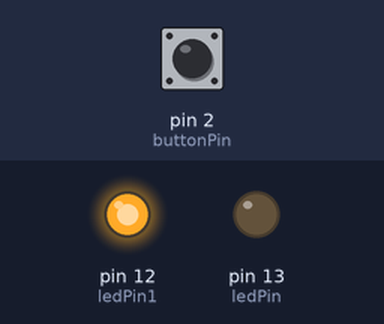
Recording of a sketch running on a simulated Arduino Uno, built with avr-gcc and run on an emulated ATmega328P. Parts: output pins drawn as LEDs (lit = HIGH). The test bench sets the inputs (shaded band); at power-on: pin 2 (buttonPin) LOW.

Above: at 1.2 s.
1.3 s: pin 2 (buttonPin) pulled HIGH for 0.15 s
At 1.37 s:
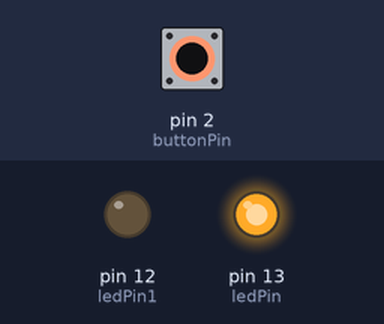
2.9 s: pin 2 (buttonPin) pulled HIGH for 3.2 s
At 6.6 s:
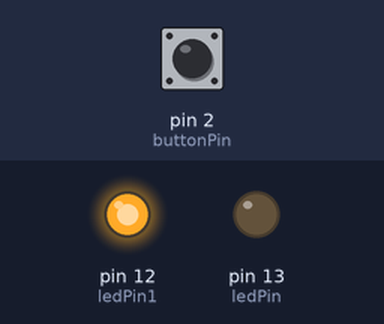
Timing chart, 0 to 8.1 s (numbered marks = the images above; inputs shaded):
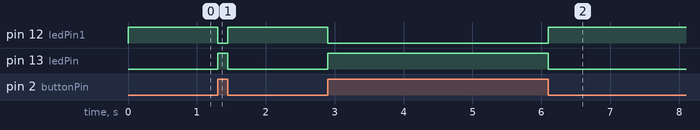

The sketch:

Task_2_push_buttons.ino
```cpp
const int buttonPin = 2;
const int ledPin =  13;
const int ledPin1=12;

int buttonState = 0;

void setup() {
   pinMode(ledPin, OUTPUT);
  pinMode(ledPin1, OUTPUT);
  pinMode(buttonPin, INPUT);
}

void loop() {
  buttonState = digitalRead(buttonPin);

  if (buttonState == HIGH) {
        digitalWrite(ledPin, HIGH);
         digitalWrite(ledPin1, LOW);

  }
  else {
        digitalWrite(ledPin, LOW);
        digitalWrite(ledPin1, HIGH);

  }
}
```

Measured:
- after the input at 1.3 s, pin 12 (ledPin1): HIGH → LOW at once, → HIGH 0.15 s later; pin 13 (ledPin): LOW → HIGH at once, → LOW 0.15 s later
- after the input at 2.9 s, pin 12 (ledPin1): HIGH → LOW at once, → HIGH 3.2 s later; pin 13 (ledPin): LOW → HIGH at once, → LOW 3.2 s later
